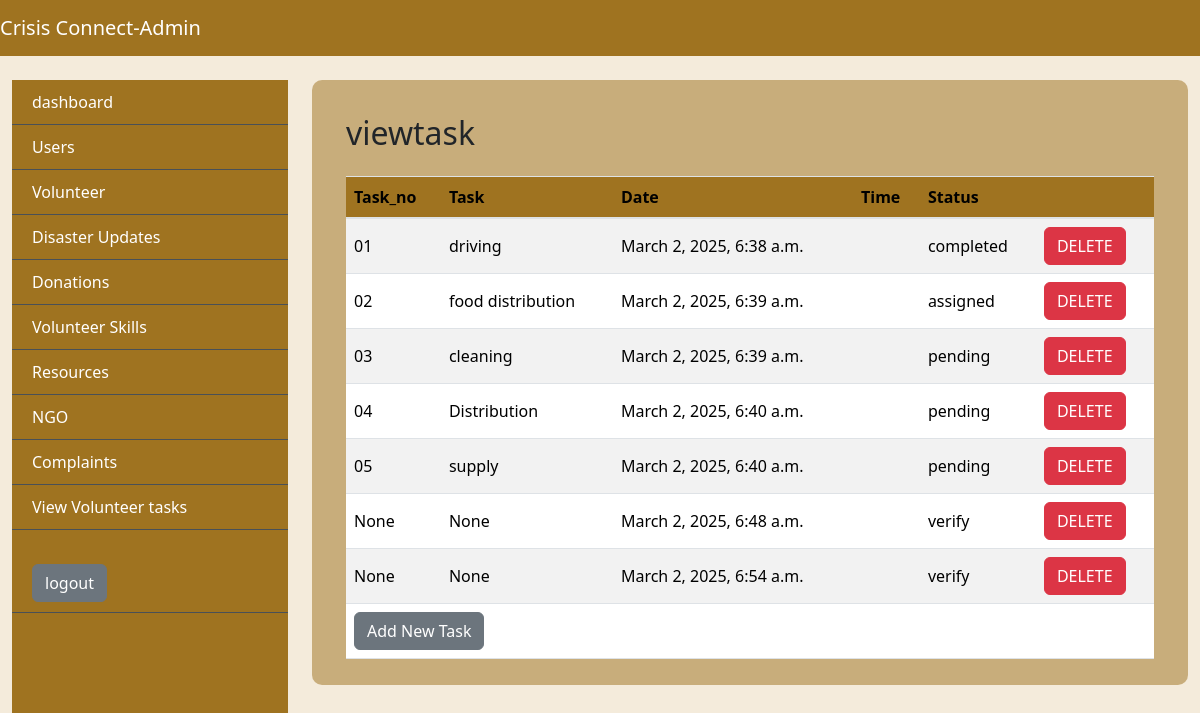
Screenshot of /viewtask with the database file from the repository.
### app/models.py (models this page shows)
class TaskTable(models.Model):
    Task_no= models.CharField(max_length=100, null=True, blank=True)
    Task= models.CharField(max_length=100, null=True, blank=True)
    Date= models.DateTimeField(auto_now_add=True, null=True, blank=True)
    Status= models.CharField(max_length=30, null=True, blank=True)

### app/views.py (the view)
# urls.py: path('viewtask', viewtask.as_view(), name="viewtask"),
class viewtask(View):
    def get(self, request):
        obj=TaskTable.objects.all()
        return render(request, "administrator/viewtask.html",{'val':obj})

### templates/administrator/viewtask.html
{% extends 'administrator/base.html' %}
{%block body%}
<div class="tbl-div">
  <div class="content container-fluid">
      <div class="container-fluid mt-4">
          <h2 class="mb-4">viewtask</h2>
          <div class="table-responsive">
            <table class="table user-table table-striped">
              <thead>
                <tr>
                  <th>Task_no</th>
                  <th>Task</th>
                  <th>Date</th>
                  <th>Time</th>
                  <th>Status</th>
                  <th></th>
                </tr>
              </thead>
              <tbody>
                {%for i in val%}
                <tr>
                  <td>{{i.Task_no}}</td>
                  <td>{{i.Task}}</td>
                  <td>{{i.Date}}</td>
                  <td>{{i.Time}}</td>
                  <td>{{i.Status}}</td>
                  <td>
                    <a href="/task_delete/{{i.id}}" class="btn btn-danger" onclick="return confirm('are you sure to delete this user?')">DELETE</a>
                  </td>
                </tr>
                {%endfor%}
                <tr>
                  <td colspan="6">
                    <a href="/addtask" class="btn btn-secondary" >Add New Task</a>
                  </td>
                </tr>
              </tbody>
            </table>
          </div>
        </div>
  </div>
</div>
{%endblock%}

### static/css/baseStyle.css (style rules this page uses)
:root { --bg-color: #f4ebdb; --bg-color2: #9f7320; --bg-color-hover: #5d400a; --border-color: #495057; --danger-bg-color:#dc3545; --text-color1: #333; --text-color2:#fff; --text-color3:#484a4a; --table-td-color:#00ADB5; --accept-color:#28a745; --view-color:#065bb6; }
* { margin: 0; padding: 0; box-sizing: border-box; }
body { background-color: var(--bg-color); }
.tbl-div { width: 100%; padding: 10px; background-color: #9f732082; border-radius: 10px; }
.user-table th, .user-table td { vertical-align: middle; }
.user-table th { font-weight: bold; background-color: var(--bg-color2); }
.user-table th { font-weight: bold; }
a { text-decoration: none; color: var(--text-color2); }
:root { --progress-bar-width: 50px; --progress-bar-height: 50px; --font-size: 15px; }

### rows the page displays
TaskTable: Task_no "01", Task "driving", Date "March 2, 2025, 6:38 a.m.", Status "completed"
TaskTable: Task_no "02", Task "food distribution", Date "March 2, 2025, 6:39 a.m.", Status "assigned"
TaskTable: Task_no "03", Task "cleaning", Date "March 2, 2025, 6:39 a.m.", Status "pending"
TaskTable: Task_no "04", Task "Distribution", Date "March 2, 2025, 6:40 a.m.", Status "pending"
TaskTable: Task_no "05", Task "supply", Date "March 2, 2025, 6:40 a.m.", Status "pending"
TaskTable: Task_no "None", Task "None", Date "March 2, 2025, 6:48 a.m.", Status "verify"
TaskTable: Task_no "None", Task "None", Date "March 2, 2025, 6:54 a.m.", Status "verify"
